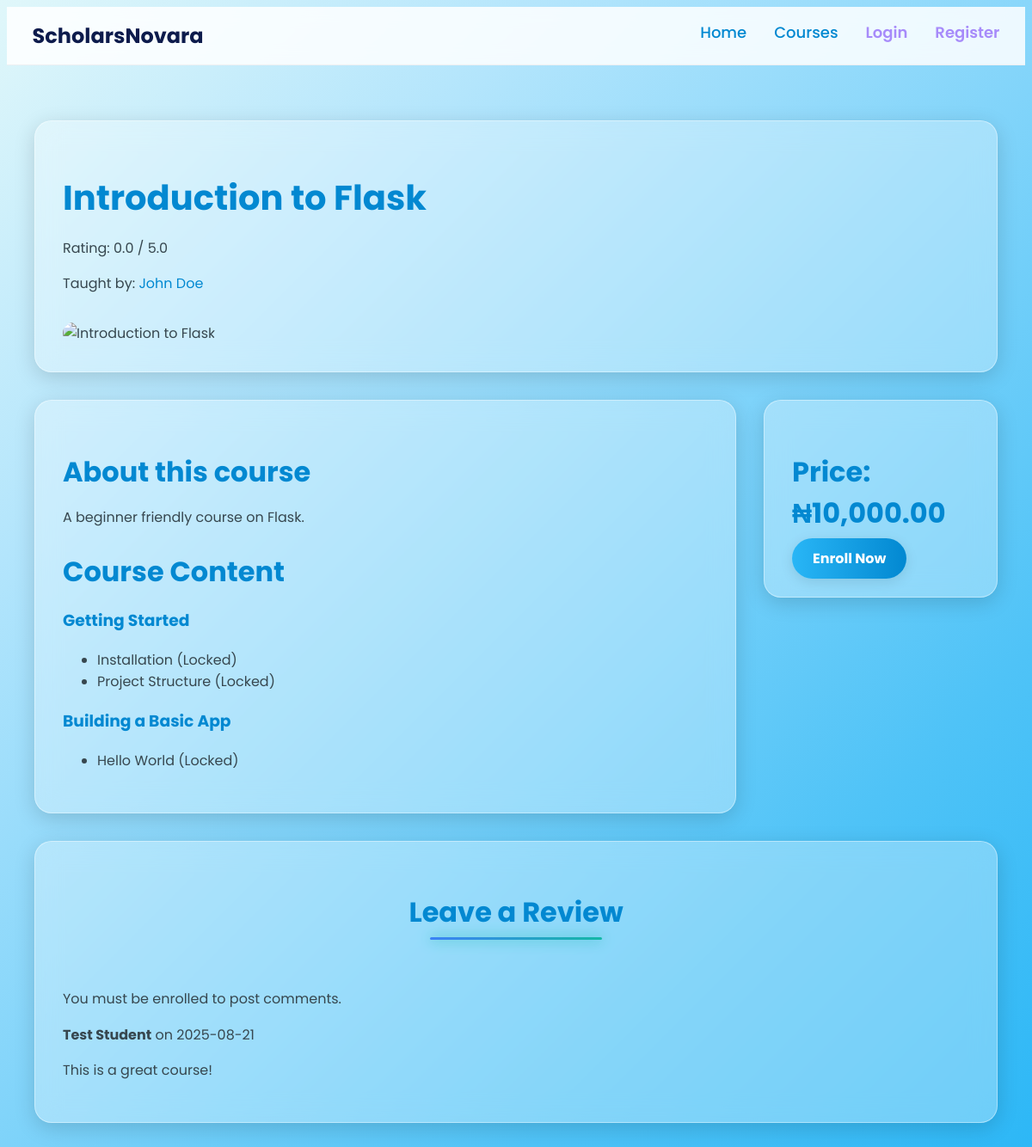
The page /course/1 on the database its author committed.
### models.py (models this page shows, shortened)
class Course(db.Model):
    id = db.Column(db.Integer, primary_key=True)
    created_at = db.Column(db.DateTime, default=datetime.utcnow)
    instructor_id = db.Column(db.Integer, db.ForeignKey('user.id'), nullable=False)
    title = db.Column(db.String(150), nullable=False)
    description = db.Column(db.Text, nullable=True)
    category_id = db.Column(db.Integer, db.ForeignKey('category.id'), nullable=False)
    price_naira = db.Column(db.Integer, nullable=False)
    approved = db.Column(db.Boolean, default=False, nullable=False)
    cover_image = db.Column(db.String(150), nullable=True)
    bank_name = db.Column(db.String(100), nullable=True)
    account_number = db.Column(db.String(20), nullable=True)
    account_name = db.Column(db.String(100), nullable=True)
    extra_instructions = db.Column(db.Text, nullable=True)
    final_exam_enabled = db.Column(db.Boolean, default=True)
    modules = db.relationship('Module', backref='course', lazy='dynamic', cascade="all, delete-orphan")
    comments = db.relationship('Comment', backref='course', lazy='dynamic', cascade="all, delete-orphan")
    enrollments = db.relationship('Enrollment', back_populates='course', lazy='dynamic', cascade="all, delete-orphan")
    final_exam = db.relationship('FinalExam', backref='course', uselist=False, cascade="all, delete-orphan")
    chat_room = db.relationship('ChatRoom', backref='course_room', uselist=False, cascade="all, delete-orphan")
    @property
    def avg_rating(self):
        if not self.comments.all(): return 0
        ratings = [c.rating for c in self.comments if c.rating is not None]
        if not ratings: return 0
        return sum(ratings) / len(ratings)

class Comment(db.Model):
    id = db.Column(db.Integer, primary_key=True)
    course_id = db.Column(db.Integer, db.ForeignKey('course.id'), nullable=False)
    user_id = db.Column(db.Integer, db.ForeignKey('user.id'), nullable=False)
    timestamp = db.Column(db.DateTime, index=True, default=datetime.utcnow)
    body = db.Column(db.Text, nullable=False)
    rating = db.Column(db.Integer, nullable=True)

class User(UserMixin, db.Model):
    id = db.Column(db.Integer, primary_key=True)
    created_at = db.Column(db.DateTime, default=datetime.utcnow)
    name = db.Column(db.String(150), nullable=False)
    email = db.Column(db.String(150), unique=True, nullable=False)
    password_hash = db.Column(db.String(128))
    role = db.Column(db.String(50), nullable=False, default='student')
    approved = db.Column(db.Boolean, default=False)
    is_banned = db.Column(db.Boolean, default=False)
    profile_pic = db.Column(db.String(150), nullable=False, default='default.jpg')
    bio = db.Column(db.Text, nullable=True)
    courses_taught = db.relationship('Course', backref='instructor', lazy='dynamic')
    enrollments = db.relationship('Enrollment', back_populates='student', lazy='dynamic')
    comments = db.relationship('Comment', backref='author', lazy='dynamic')
    library_items = db.relationship('LibraryMaterial', backref='uploader', lazy='dynamic')
    quiz_submissions = db.relationship('QuizSubmission', backref='student', lazy='dynamic')
    assignment_submissions = db.relationship('AssignmentSubmission', backref='student', lazy='dynamic')
    exam_submissions = db.relationship('ExamSubmission', backref='student', lazy='dynamic')
    lesson_completions = db.relationship('LessonCompletion', backref='user', lazy='dynamic', cascade="all, delete-orphan")
    library_purchases = db.relationship('LibraryPurchase', backref='user', lazy='dynamic', cascade="all, delete-orphan")
    chat_messages = db.relationship('ChatMessage', backref='author', lazy='dynamic')

class Module(db.Model):
    id = db.Column(db.Integer, primary_key=True)
    course_id = db.Column(db.Integer, db.ForeignKey('course.id'), nullable=False)
    title = db.Column(db.String(150), nullable=False)
    order = db.Column(db.Integer, nullable=False)
    lessons = db.relationship('Lesson', backref='module', lazy='dynamic', cascade="all, delete-orphan")
    quiz = db.relationship('Quiz', backref='module', uselist=False, cascade="all, delete-orphan")
    assignment = db.relationship('Assignment', backref='module', uselist=False, cascade="all, delete-orphan")

class Lesson(db.Model):
    id = db.Column(db.Integer, primary_key=True)
    module_id = db.Column(db.Integer, db.ForeignKey('module.id'), nullable=False)
    title = db.Column(db.String(150), nullable=False)
    video_url = db.Column(db.String(255), nullable=True)
    drive_link = db.Column(db.String(255), nullable=True)
    notes = db.Column(db.Text, nullable=True)
    completions = db.relationship('LessonCompletion', backref='lesson', lazy='dynamic', cascade="all, delete-orphan")

### routes.py (the view)
@main.route('/course/<int:course_id>')
def course_detail(course_id):
    course = Course.query.get_or_404(course_id)
    is_enrolled = False
    if current_user.is_authenticated:
        is_enrolled = current_user.is_enrolled(course)
    comments = course.comments.order_by(Comment.timestamp.desc()).limit(10).all()
    return render_template('course_detail.html', course=course, is_enrolled=is_enrolled, comments=comments)

### templates/course_detail.html (shortened to what this page needs)
{% extends "base.html" %}
{% block content %}
<div class="ice-sky-content">
    <div class="course-header glassy-card-container">
        <h1>{{ course.title }}</h1>
        <p>Rating: {{ "%.1f"|format(course.avg_rating) }} / 5.0</p>
        <p>Taught by: <a href="#">{{ course.instructor.name }}</a></p>
        <img src="{{ url_for('static', filename='images/' + (course.cover_image or 'course_placeholder.jpg')) }}" alt="{{ course.title }}" class="course-cover-image" style="width:100%; height:auto; border-radius: 15px; margin-top: 1rem;">
    </div>
    <div class="course-body" style="display: grid; grid-template-columns: 3fr 1fr; gap: 2rem; align-items: start;">
        <div class="course-main-content glassy-card-container">
            <h2>About this course</h2>
            <p>{{ course.description }}</p>
            <h2>Course Content</h2>
            <div class="modules-list">
                {% for module in course.modules.order_by('order') %}
                <div class="module">
                    <h3>{{ module.title }}</h3>
                    <ul class="lessons-list">
                        {% for lesson in module.lessons %}
                        <li>
                            {% if is_enrolled %}
                                <a href="{{ url_for('main.lesson_view', lesson_id=lesson.id) }}">{{ lesson.title }}</a>
                            {% else %}
                                {{ lesson.title }} (Locked)
                            {% endif %}
                        </li>
                        {% endfor %}
                    </ul>
                </div>
                {% else %}
                <p>No modules have been added to this course yet.</p>
                {% endfor %}
            </div>
        </div>
        <aside class="course-sidebar">
            <div class="enroll-box glassy-card-container">
                {% if is_enrolled %}
                    <p>You are enrolled in this course.</p>
                    <a href="#" class="btn-primary">Go to Dashboard</a>
                {% else %}
                    <h2>Price: ₦{{ "{:,.2f}".format(course.price_naira) }}</h2>
                    <a href="{{ url_for('main.enroll', course_id=course.id) }}" class="btn-primary">Enroll Now</a>
                {% endif %}
            </div>
        </aside>
    </div>
    <div class="course-comments glassy-card-container">
        <div class="form-header">
            <h2 class="form-title">Leave a Review</h2>
        </div>
        {% if is_enrolled %}
            <form action="{{ url_for('main.post_comment', course_id=course.id) }}" method="post">
                <div class="form-grid">
                    <div class="form-group">
                        <label for="rating" class="form-label">Your Rating (1-5):</label>
                        <input type="number" name="rating" id="rating" min="1" max="5" required class="form-input">
                    </div>
                    <div class="form-group full-span">
                        <label for="comment_body" class="form-label">Your Review:</label>
                        <textarea name="comment_body" id="comment_body" rows="4" placeholder="Write a review..." required class="form-input"></textarea>
                    </div>
                </div>
                <div class="form-actions">
                    <button type="submit" class="btn-primary">Submit Review</button>
                </div>
            </form>
        {% else %}
            <p>You must be enrolled to post comments.</p>
        {% endif %}
        <div class="comments-list">
            {% for comment in comments %}
            <div class="comment">
                <strong>{{ comment.author.name }}</strong> on {{ comment.timestamp.strftime('%Y-%m-%d') }}
                <p>{{ comment.body }}</p>
            </div>
            {% else %}
                <p>No comments yet.</p>
            {% endfor %}
        </div>
    </div>
</div>
{% endblock %}

### static/css/forms.css (style rules this page uses)
.form-header { text-align: center; margin-bottom: 2.5rem; }
.form-title { font-size: 2.5rem; font-weight: 700; color: #1a2551; display: inline-block; position: relative; padding-bottom: 0.5rem; }
.form-title::after { content: ''; position: absolute; bottom: 0; left: 10%; right: 10%; height: 3px; background: linear-gradient(90deg, #3b82f6, #14b8a6); box-shadow: 0 0 15px #14b8a6; border-radius: 2px; }

### static/css/ice_sky_theme.css (style rules this page uses)
body.ice-sky-theme { background: linear-gradient(135deg, #e0f7fa, #b3e5fc, #81d4fa, #4fc3f7, #29b6f6); background-attachment: fixed; font-family: 'Poppins', sans-serif; color: #37474f; }
.ice-sky-content { max-width: 1200px; margin: 2rem auto; padding: 2rem; }
.glassy-card-container { background: rgba(255, 255, 255, 0.3); backdrop-filter: blur(15px); -webkit-backdrop-filter: blur(15px); border: 1px solid rgba(255, 255, 255, 0.4); border-radius: 20px; padding: 2rem; box-shadow: 0 6px 25px rgba(0, 0, 0, 0.15); margin-bottom: 2rem; }
.ice-sky-theme h1, .ice-sky-theme h2, .ice-sky-theme h3, .ice-sky-theme h4, .ice-sky-theme h5, .ice-sky-theme h6 { color: #0288d1; font-weight: 700; }
.ice-sky-theme h1 { font-size: 2.5rem; margin-bottom: 1rem; }
.ice-sky-theme h2 { font-size: 2rem; margin-bottom: 1rem; }
.ice-sky-theme p { line-height: 1.6; margin-bottom: 1rem; }
.ice-sky-theme .btn-primary { background: linear-gradient(90deg, #29b6f6, #0288d1); color: white; padding: 0.75rem 1.5rem; border-radius: 50px; text-decoration: none; border: none; font-weight: 700; transition: all 0.3s ease; box-shadow: 0 4px 15px rgba(0, 0, 0, 0.1); }
.ice-sky-theme a { color: #0288d1; text-decoration: none; transition: color 0.3s ease; }

### rows shown on the page
Course: title "Introduction to Flask", description "A beginner friendly course on Flask.", price_naira "10,000.00"
Comment: avg_rating "0.0", author.name "Test Student", timestamp "2025-08-21", body "This is a great course!"
User: instructor.name "John Doe"
Module: title "Getting Started"
Lesson: title "Installation"
Lesson: title "Project Structure"
Module: title "Building a Basic App"
Lesson: title "Hello World"
